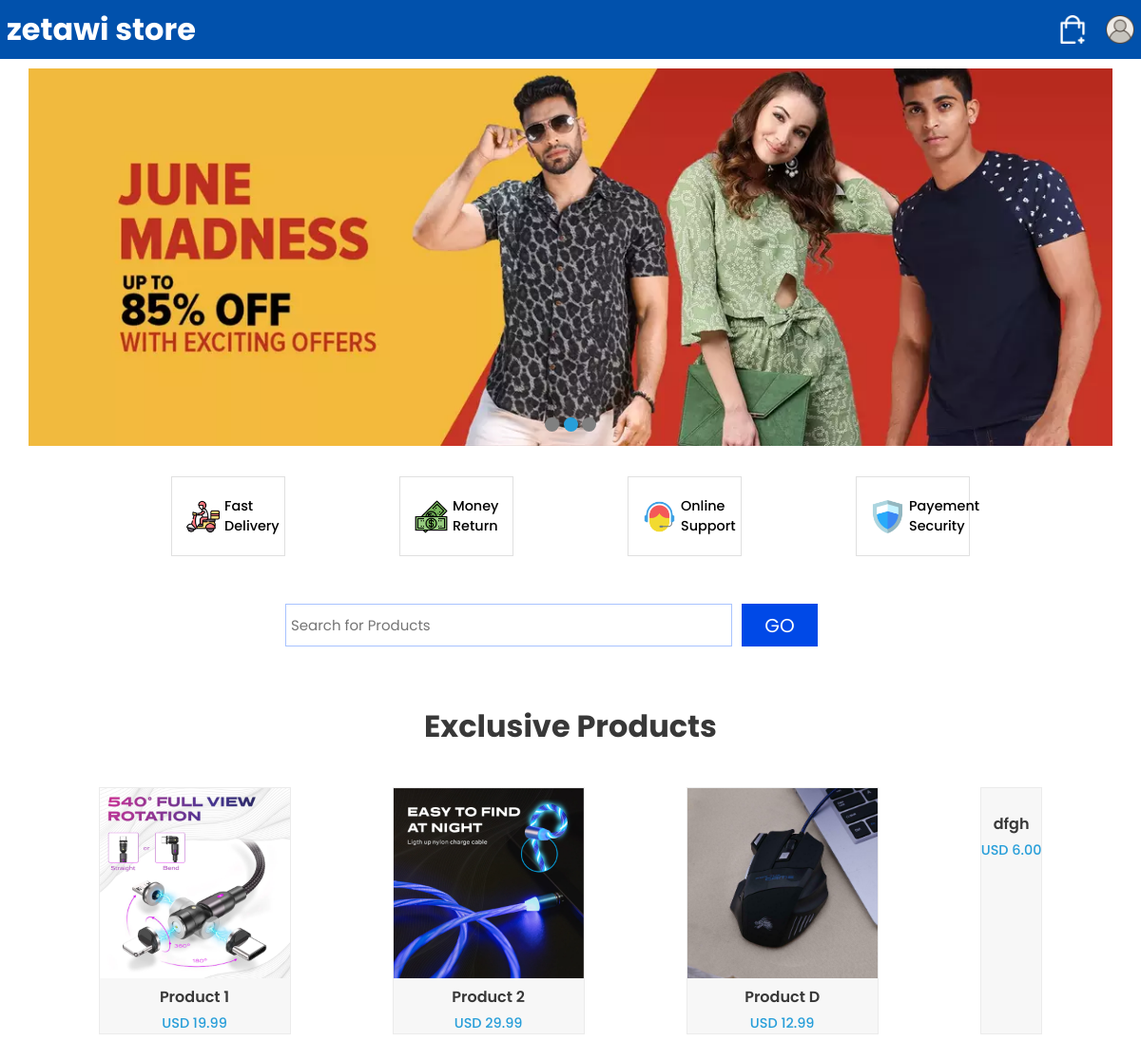
Before: /licenses/home.php with the older database file.
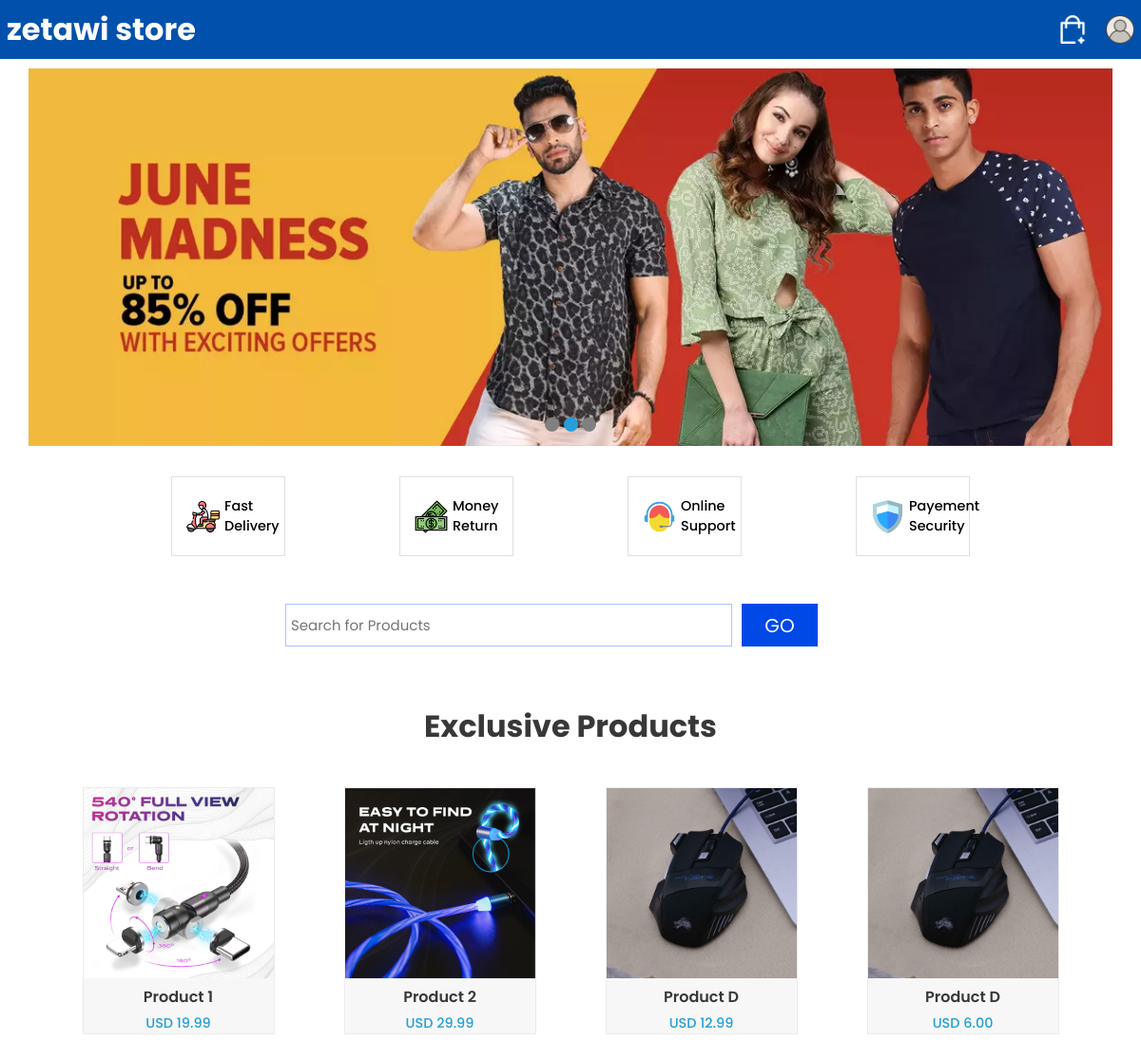
After: the same page with the newer database file.
### tables this page shows
CREATE TABLE `Product` (
  `id` int(11) NOT NULL,
  `name` varchar(255) NOT NULL,
  `description` text NOT NULL,
  `price` decimal(10,2) NOT NULL,
  `image_url` varchar(255) NOT NULL,
  `upload_date` date NOT NULL
);

### licenses/home.php (the view, shortened to what this page needs)
<!DOCTYPE html>
<?php
$servername = "localhost";
$username = "root";
$password = "";
$dbname = "zetawiStore";
$conn = mysqli_connect($servername, $username, $password, $dbname);
$userID = $_COOKIE['userID'];
$getProduct = "select * from Product LIMIT 8";
$runProduct = mysqli_query($conn, $getProduct);
?>
<html lang="en">
<head>
    <link rel="stylesheet" href="styles/home.css">
    <link rel="stylesheet" href="styles/basic.css">
</head>
<body>
    <div class="wrapper">
        <div class="header-container">
            <div class="header">
                <div class="left-side">
                    <h1 onclick="location.href='home.php'">zetawi store</h1>
                </div>
                <div class="right-side">
                    <img id="cart" src="images/shopping-cart.png" onclick="cart()" alt="">
                    <?php
                        if(isset($userID))
                        {
                            if(empty($userImage)){
                                echo"<img id='dp' src='images/user.png' alt='' onclick='viewProfile()'>";
                            } else{
                                echo"<img id='dp' src='images/$userImage' alt=''style='border-radius: 50px;' onclick='viewProfile()'/>";
                            }
                        }
                        else {
                            echo"<img id='dp' src='images/user.png' alt='' onclick='viewProfile()'>";
                        }
                        ?>
                </div>
            </div>
        </div>
        <div class="banners">
            <div class="slide-show">
                <div class="slide">
                    <img src="images/cover2.webp" alt="">
                </div>
            </div>
            <div class="dot-container">
                <span></span>
                <span></span>
                <span></span>
            </div>
        </div>
        <div class="features">
            <div class="section">
                <img src="images/fast-delivery.png" alt="">
                <h1>Fast Delivery</h1>
            </div>
            <div class="section">
                <img src="images/money-return.png" alt="">
                <h1>Money Return</h1>
            </div>
            <div class="section">
                <img src="images/support.png" alt="">
                <h1>Online Support</h1>
            </div>
            <div class="section">
                <img src="images/security.png" alt="">
                <h1>Payement Security</h1>
            </div>
        </div>
        <div class="serach-bar-container">
            <input id="searchInput" type="text" placeholder="Search for Products">
            <button onclick='search()'>GO</button>
        </div>
        <div class="exclusive-products">
            <h1>Exclusive Products</h1>
            <div class=" container">
                <?php
                    while($rowProduct = mysqli_fetch_array($runProduct)){
                        $productImage = $rowProduct['image_url'];
                        $productName = $rowProduct['name'];
                        $productPrice = $rowProduct['price'];
                        $productID = $rowProduct['id'];
                        echo"
                            <div class='section' onclick=location.href='view-product.php?product_id=$productID'>
                                <img src='images/$productImage' alt=''>
                                <h1>$productName</h1>
                                <h2>USD $productPrice</h2>
                            </div>
                        ";
                    }
                ?>
            </div>
        </div>
    </div>
</body>
</html>

Changed rows visible on the page:
changed product (number 4 of 4 on the later page): image_url: picture added; name "dfgh" → "Product D"
